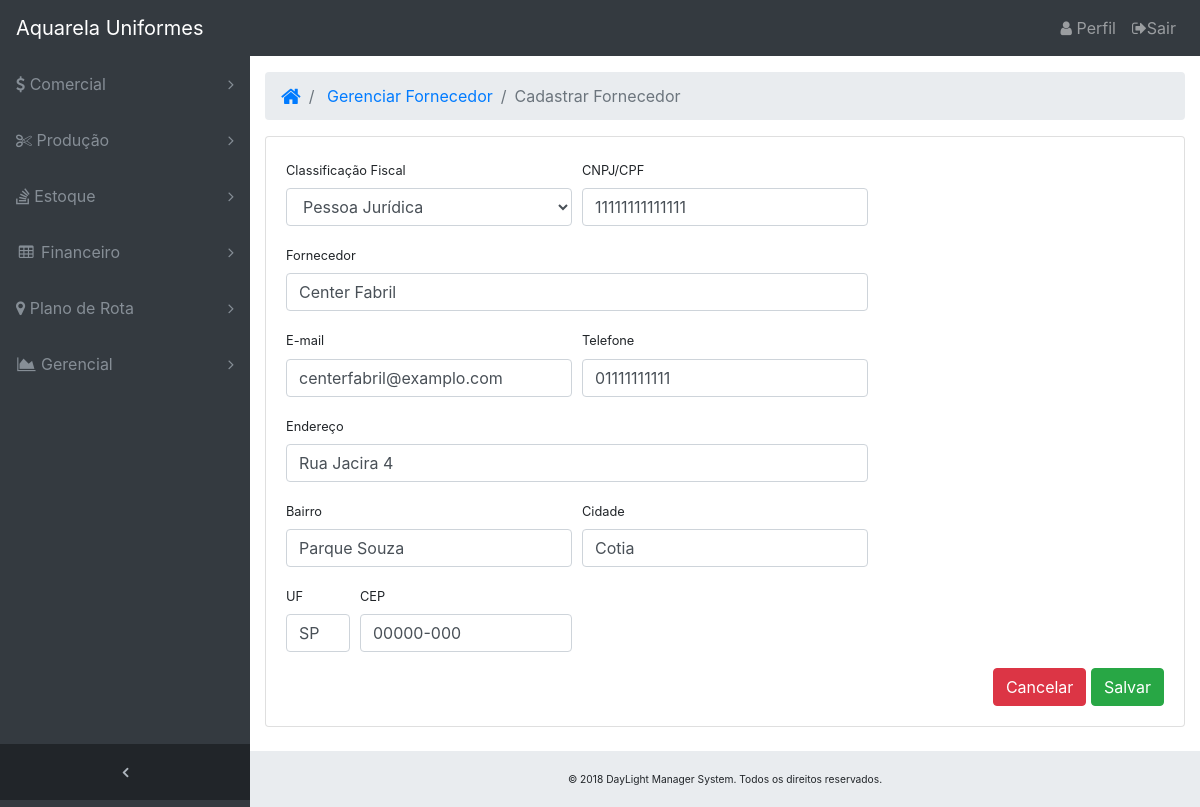
The app's page /comercial/cadastrarfornecedor/1/ with its own data.
### core/models/fornecedor.py (models this page shows)
class Fornecedor(models.Model):
    class_fiscal = models.CharField('Classificação fiscal', choices=FISCAL_CHOICES, max_length=2, null=False, blank=False)
    fornecedorname = models.CharField('Fornecedor', max_length=200, null=False, blank=False)
    email = models.EmailField('E-mail', max_length=100, unique=True, null=False, blank=False)
    numero_fiscal = models.CharField('CNPJ/CPF', max_length=14, unique=True, null=False, blank=False)
    endereco = models.CharField('Endereço', max_length=200)
    bairro = models.CharField('Bairro', max_length=200)
    cidade = models.CharField('Cidade', max_length=200)
    cep = models.CharField('CEP', max_length=9)
    uf = models.CharField('UF', max_length=2)
    telefone = models.CharField('Telefone', max_length=11)
    class Meta:
        db_table = 'Fornecedor'

### core/views/atualizar.py (the view)
# urls.py: path('comercial/cadastrarfornecedor/<id>/', views.update_fornecedor, name='update_fornecedor'),
def update_fornecedor(request, id):
    update_fornecedor = Fornecedor.objects.get(id=id)
    form = FornecedorForm(request.POST or None, instance=update_fornecedor)
    if form.is_valid():
        form.save()
        return redirect('list_fornecedor')
    return render(request, 'comercial/cadastrarfornecedor.html', { 'form' : form, 'update_fornecedor':update_fornecedor })

### core/forms/fornecedorform.py
class FornecedorForm(forms.ModelForm):
    class Meta:
        model = Fornecedor
        fields = '__all__'
        widgets = {
            'fornecedorname': forms.TextInput(attrs={'class':'form-control'}),
            'email': forms.EmailInput(attrs={'class':'form-control'}),
            'numero_fiscal': forms.TextInput(attrs={'class':'form-control', 'pattern':'\d{14}', 'title':'Somente numeros'}),
            'endereco': forms.TextInput(attrs={'class':'form-control'}),
            'bairro': forms.TextInput(attrs={'class':'form-control'}),
            'cidade': forms.TextInput(attrs={'class':'form-control'}),
            'cep': forms.TextInput(attrs={'class':'form-control', 'pattern':'\d{5}-\d{3}', 'title':'CEP formato 00000-000'}),
            'uf': forms.TextInput(attrs={'class':'form-control'}),
            'telefone': forms.TextInput(attrs={'class':'form-control', 'pattern':'\d{11}', 'title':'FONE formato ddd + numero'}),
            'class_fiscal': forms.Select(attrs={'class':'form-control'}),
            }

### core/templates/comercial/cadastrarfornecedor.html (shortened to what this page needs)
{% extends 'base.html' %}
{% load static %}
{% block main %}
<ol class="breadcrumb">
    <li class="breadcrumb-item">
        <a href="/">
            <i class="fa fa-home fa-lg"></i>
        </a>
    </li>
    <li class="breadcrumb-item">
        <a href="/comercial/gerenciarfornecedor">Gerenciar Fornecedor</a>
    </li>
    <li class="breadcrumb-item active">Cadastrar Fornecedor</li>
</ol>
<div class="row">
    <div class="col-sm-12">
        <div class="card">
            <div class="card-body">
                <div class="row">
                    <div class="col-lg-12">
                        <form method="POST" autofocus>
                            <div class="form-row">
                                <div class="col-4">
                                    <div class="form-group">
                                        <label class="small">Classificação Fiscal</label>
                                        {{ form.class_fiscal }}
                                    </div>
                                </div>
                                <div class="col-4">
                                    <div class="form-group">
                                        <label class="small">CNPJ/CPF</label>
                                        {{ form.numero_fiscal}}
                                    </div>
                                </div>
                            </div>
                            <div class="form-row">
                                <div class="col-8">
                                    <div class="form-group">
                                        <label class="small">Fornecedor</label>
                                        {{ form.fornecedorname }}
                                    </div>
                                </div>
                            </div>
                            <div class="form-row">
                                <div class="col-4">
                                    <div class="form-group">
                                        <label class="small">E-mail</label>
                                        {{ form.email }}
                                    </div>
                                </div>
                                <div class="col-4">
                                    <div class="form-group">
                                        <label class="small">Telefone</label>
                                        {{ form.telefone }}
                                    </div>
                                </div>
                            </div>
                            <div class="form-row">
                                <div class="col-8">
                                    <div class="form-group">
                                        <label class="small">Endereço</label>
                                        {{ form.endereco }}
                                    </div>
                                </div>
                            </div>
                            <div class="form-row">
                                <div class="col-4">
                                    <div class="form-group">
                                        <label class="small">Bairro</label>
                                        {{ form.bairro }}
                                    </div>
                                </div>
                                <div class="col-4">
                                    <div class="form-group">
                                        <label class="small">Cidade</label>
                                        {{ form.cidade }}
                                    </div>
                                </div>
                            </div>
                            <div class="form-row">
                                <div class="col-1">
                                    <div class="form-group">
                                        <label class="small">UF</label>
                                        {{ form.uf }}
                                    </div>
                                </div>
                                <div class="col-3">
                                    <div class="form-group">
                                        <label class="small">CEP</label>
                                        {{ form.cep }}
                                    </div>
                                </div>
                            </div>
                            <div class="pull-right">
                                <a href="/comercial/gerenciarfornecedor"><input type="button" class="btn btn-danger btn-md" value="Cancelar"></a>
                                <a href="{% url 'create_fornecedor' %}"><input type="submit" class="btn btn-success btn-md" value="Salvar"></a>
                            </div>
                        </form>
                    </div>
                </div>
            </div>
        </div>
    </div>
</div>
<br />
{% endblock %}

### core/static/css/sb-admin.css (style rules this page uses)
html { position: relative; min-height: 100%; }
body { overflow-x: hidden; }
body.sticky-footer { margin-bottom: 56px; }
body.fixed-nav { padding-top: 56px; }

### records on screen
Fornecedor: class_fiscal "Pessoa Jurídica", numero_fiscal "11111111111111", fornecedorname "Center Fabril", email "centerfabril@examplo.com", telefone "01111111111", endereco "Rua Jacira 4", bairro "Parque Souza", cidade "Cotia", uf "SP", cep "00000-000"
